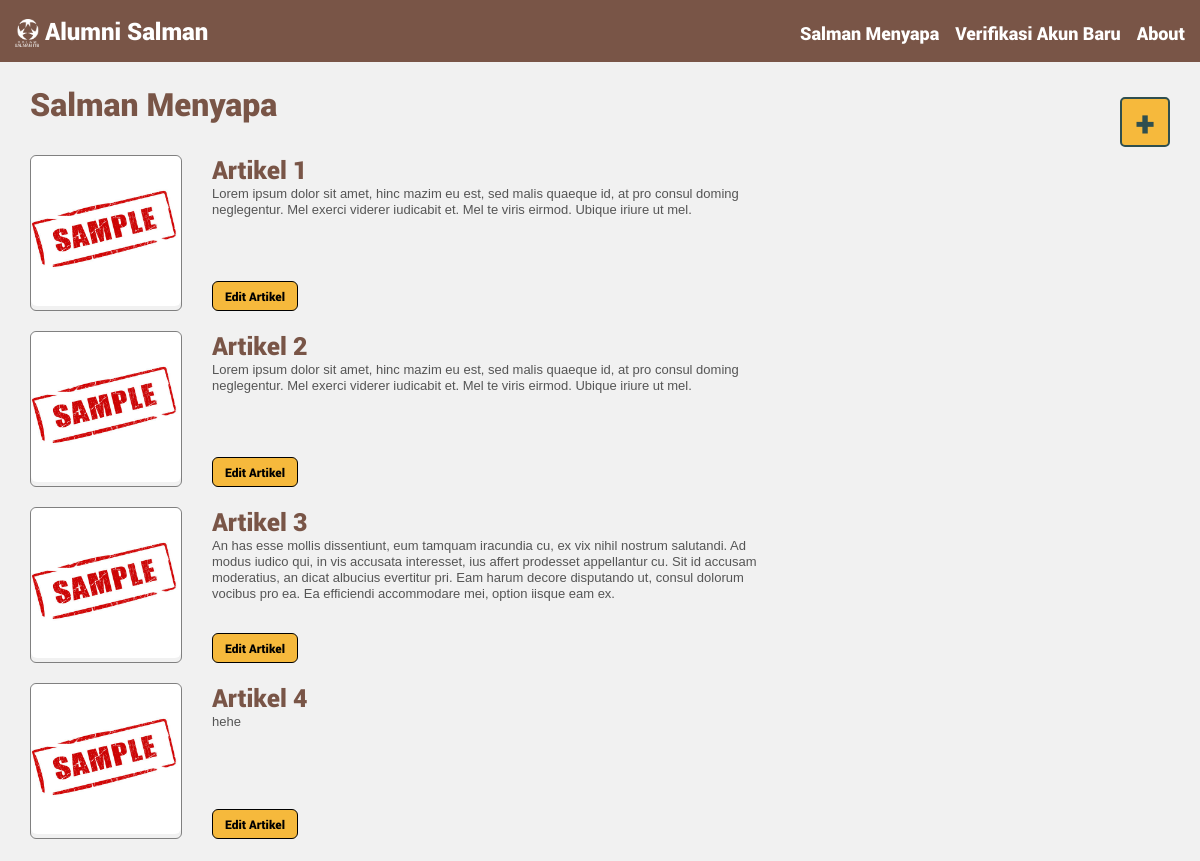
/menyapa/list/ (signed in), run on an earlier commit of the app's database.
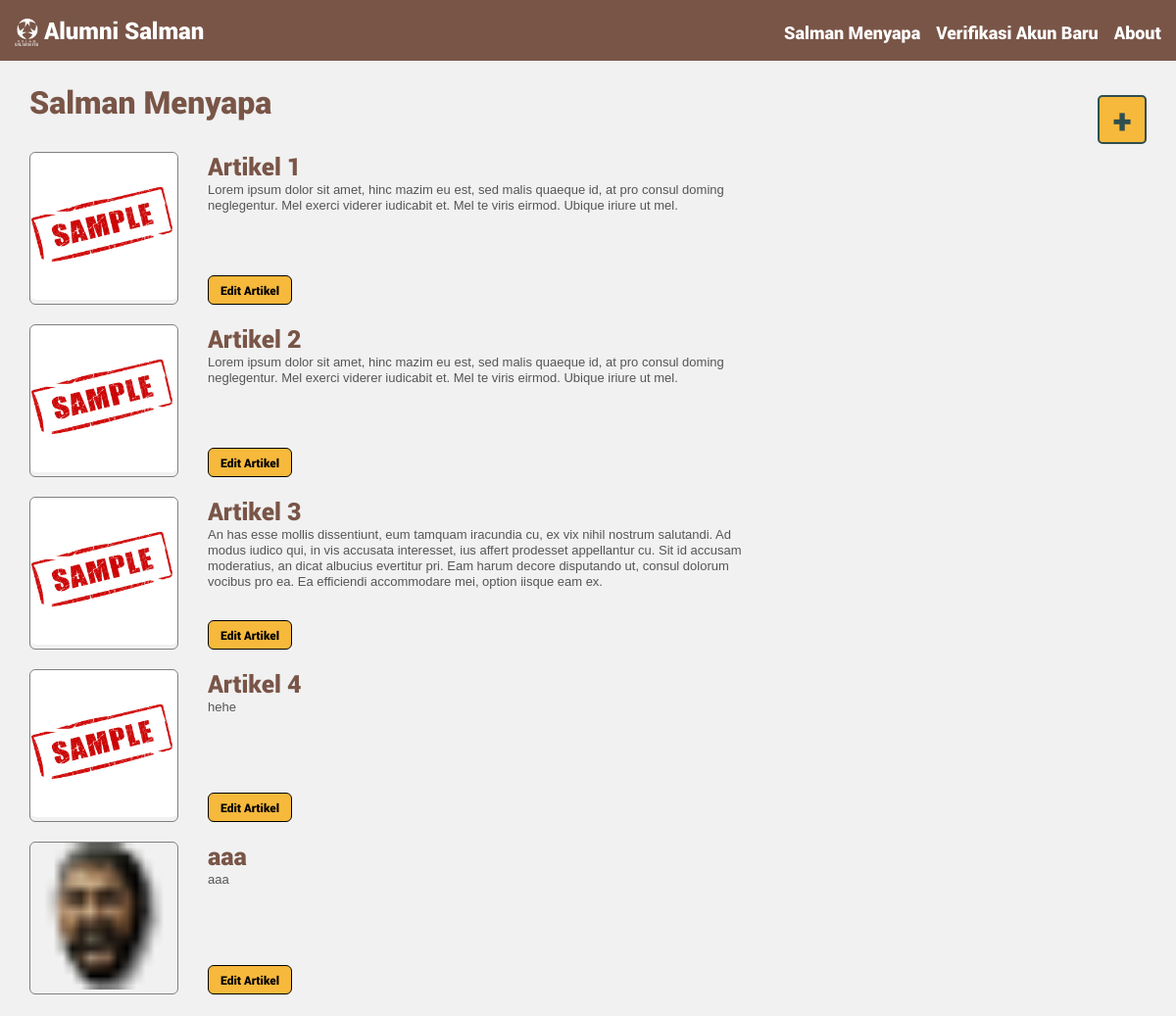
And on a later commit of the database.
### alumni/models.py (models this page shows)
class ArticleClip(Model):
    @property
    def article_id(self):
        return self.id
    judul = CharField(max_length=100, null=True)
    deskripsi = TextField(null=True)
    konten = TextField(null=True)
    thumbnail = FileField(upload_to='article-thumbnails/')

### alumni/views.py (the view)
# urls.py: url(r'^menyapa/list/$', menyapaList, name='menyapaList'),
def menyapaList(request):
    if request.user.is_authenticated:
        articleClips = ArticleClip.objects.all()
        context = {'articleClips': articleClips}
        return render(request, 'menyapa_list.html', context)
    else:
        return redirect("/login/")

### alumni/templates/menyapa_list.html (shortened to what this page needs)
{% extends "base.html" %}
{% block content %}
<div class="menyapa-list-container">
	<div>
		<h1 style="font-family: Roboto-Black; color: #795547; padding-bottom: 10px;">Salman Menyapa</h1>
		<ul id="article-list">
			{% for articleClip in articleClips %}
			<li class="article-clip-container">
				<div class="article-clip-left">
					<img src={{ articleClip.thumbnail.url }} alt={{ articleClip.thumbnail.name }}>
				</div>
				<div class="article-clip-right">
					<div>
						<span class="article-clip-title">{{ articleClip.judul }}</span><br>
						<span class="article-clip-desc">{{ articleClip.deskripsi }}</span>
					</div>
					<form action="{% url 'menyapaEdit' articleClip.article_id%}" method="post">
                        <button type="submit" class="buttonLogin" style="font-size: 12px; font-family: Roboto-Black; padding: 6px 12px;"><span>Edit Artikel </span></button>
					</form>
				</div>
			</li>
			{% endfor %}
		</ul>
	</div>
	<div>
		<form action="{% url 'about' %}" method="post">
		    <input class="article-clip-add" type="submit" value="+" />
		</form>
	</div>
</div>
{% endblock %}

What changed in the data, as far as the page shows it:
added ArticleClip: thumbnail (picture), judul "aaa", deskripsi "aaa"
